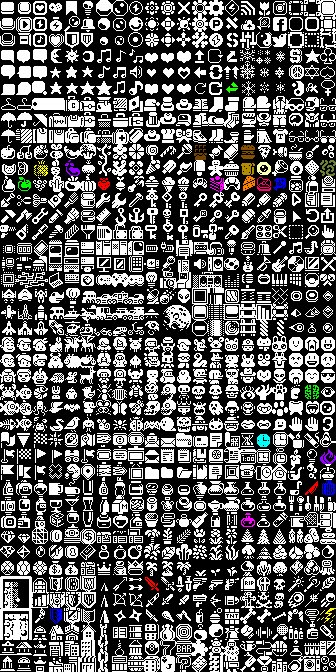

Tiled map render using the project's own tile images. Description and the whole map definition, tile-layer contents included, below:
An orthogonal 21x42 tile map with 16x16 px tiles, 1 tile layer (Tile Layer 1), 3 tilesets.

<map version="1.10" tiledversion="1.10.2" orientation="orthogonal" renderorder="right-down" width="21" height="42" tilewidth="16" tileheight="16" infinite="0" nextlayerid="6" nextobjectid="18">
 <editorsettings>
  <export target="UI.json" format="json" />
 </editorsettings>
 <tileset firstgid="1" name="UI Panels" tilewidth="16" tileheight="16" tilecount="36" columns="6">
  <image source="bone_breakers.png" width="96" height="96" />
 </tileset>
 <tileset firstgid="37" name="Monsters" tilewidth="16" tileheight="16" tilecount="256" columns="16">
  <image source="monochrome_32x32.png" width="256" height="256" />
 </tileset>
 <tileset firstgid="293" name="Icons" tilewidth="16" tileheight="16" spacing="8" margin="8" tilecount="882" columns="21">
  <image source="1bitIcons.png" width="512" height="1024" />
 </tileset>
 <layer id="1" name="Tile Layer 1" width="21" height="42">
  <data encoding="csv">
293,294,295,296,297,298,299,300,301,302,303,304,305,306,307,308,309,310,311,312,313,
314,315,316,317,318,319,320,321,322,323,324,325,326,327,328,329,330,331,332,333,334,
335,336,337,338,339,340,341,342,343,344,345,346,347,348,349,350,351,352,353,354,355,
356,357,358,359,360,361,362,363,364,365,366,367,368,369,370,371,372,373,374,375,376,
377,378,379,380,381,382,383,384,385,386,387,388,389,390,391,392,393,394,395,396,397,
398,399,400,401,402,403,404,405,406,407,408,409,410,411,412,413,414,415,416,417,418,
419,420,421,422,423,424,425,426,427,428,429,430,431,432,433,434,435,436,437,438,439,
440,441,442,443,444,445,446,447,448,449,450,451,452,453,454,455,456,457,458,459,460,
461,462,463,464,465,466,467,468,469,470,471,472,473,474,475,476,477,478,479,480,481,
482,483,484,485,486,487,488,489,490,491,492,493,494,495,496,497,498,499,500,501,502,
503,504,505,506,507,508,509,510,511,512,513,514,515,516,517,518,519,520,521,522,523,
524,525,526,527,528,529,530,531,532,533,534,535,536,537,538,539,540,541,542,543,544,
545,546,547,548,549,550,551,552,553,554,555,556,557,558,559,560,561,562,563,564,565,
566,567,568,569,570,571,572,573,574,575,576,577,578,579,580,581,582,583,584,585,586,
587,588,589,590,591,592,593,594,595,596,597,598,599,600,601,602,603,604,605,606,607,
608,609,610,611,612,613,614,615,616,617,618,619,620,621,622,623,624,625,626,627,628,
629,630,631,632,633,634,635,636,637,638,639,640,641,642,643,644,645,646,647,648,649,
650,651,652,653,654,655,656,657,658,659,660,661,662,663,664,665,666,667,668,669,670,
671,672,673,674,675,676,677,678,679,680,681,682,683,684,685,686,687,688,689,690,691,
692,693,694,695,696,697,698,699,700,701,702,703,704,705,706,707,708,709,710,711,712,
713,714,715,716,717,718,719,720,721,722,723,724,725,726,727,728,729,730,731,732,733,
734,735,736,737,738,739,740,741,742,743,744,745,746,747,748,749,750,751,752,753,754,
755,756,757,758,759,760,761,762,763,764,765,766,767,768,769,770,771,772,773,774,775,
776,777,778,779,780,781,782,783,784,785,786,787,788,789,790,791,792,793,794,795,796,
797,798,799,800,801,802,803,804,805,806,807,808,809,810,811,812,813,814,815,816,817,
818,819,820,821,822,823,824,825,826,827,828,829,830,831,832,833,834,835,836,837,838,
839,840,841,842,843,844,845,846,847,848,849,850,851,852,853,854,855,856,857,858,859,
860,861,862,863,864,865,866,867,868,869,870,871,872,873,874,875,876,877,878,879,880,
881,882,883,884,885,886,887,888,889,890,891,892,893,894,895,896,897,898,899,900,901,
902,903,904,905,906,907,908,909,910,911,912,913,914,915,916,917,918,919,920,921,922,
923,924,925,926,927,928,929,930,931,932,933,934,935,936,937,938,939,940,941,942,943,
944,945,946,947,948,949,950,951,952,953,954,955,956,957,958,959,960,961,962,963,964,
965,966,967,968,969,970,971,972,973,974,975,976,977,978,979,980,981,982,983,984,985,
986,987,988,989,990,991,992,993,994,995,996,997,998,999,1000,1001,1002,1003,1004,1005,1006,
1007,1008,1009,1010,1011,1012,1013,1014,1015,1016,1017,1018,1019,1020,1021,1022,1023,1024,1025,1026,1027,
1028,1029,1030,1031,1032,1033,1034,1035,1036,1037,1038,1039,1040,1041,1042,1043,1044,1045,1046,1047,1048,
1049,1050,1051,1052,1053,1054,1055,1056,1057,1058,1059,1060,1061,1062,1063,1064,1065,1066,1067,1068,1069,
1070,1071,1072,1073,1074,1075,1076,1077,1078,1079,1080,1081,1082,1083,1084,1085,1086,1087,1088,1089,1090,
1091,1092,1093,1094,1095,1096,1097,1098,1099,1100,1101,1102,1103,1104,1105,1106,1107,1108,1109,1110,1111,
1112,1113,1114,1115,1116,1117,1118,1119,1120,1121,1122,1123,1124,1125,1126,1127,1128,1129,1130,1131,1132,
1133,1134,1135,1136,1137,1138,1139,1140,1141,1142,1143,1144,1145,1146,1147,1148,1149,1150,1151,1152,1153,
1154,1155,1156,1157,1158,1159,1160,1161,1162,1163,1164,1165,1166,1167,1168,1169,1170,1171,1172,1173,1174
</data>
 </layer>
</map>